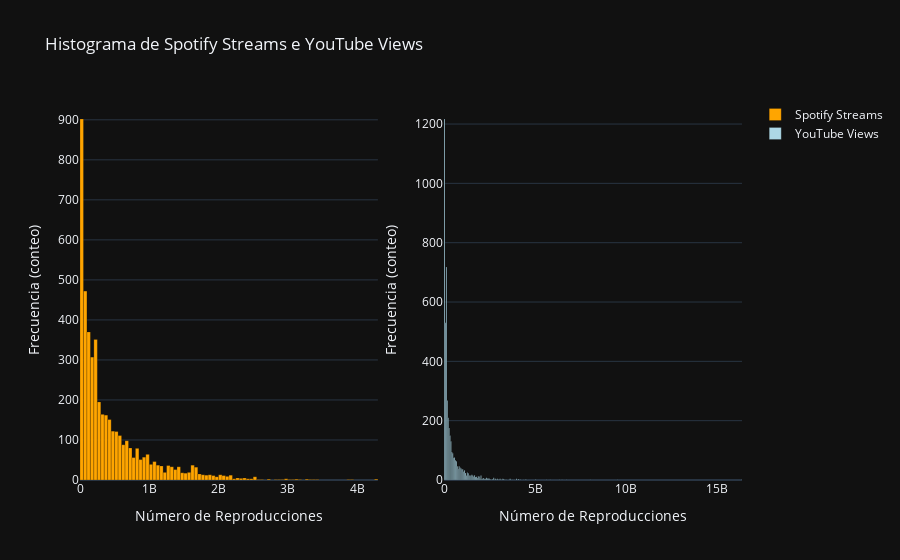

The notebook cell saved with this chart:
### Markdown cell above
### 2. Visualizing Data Distributions

### Code cell
fig = make_subplots(rows = 1, cols = 2)
columns = ["Spotify Streams", "YouTube Views"]
colors = ["orange", "lightblue"]

for index, column in enumerate(columns):
    fig.add_trace(
        go.Histogram(
            x = spotify_d_clean[column],
            marker = dict(
                color = colors[index],
                line = dict(
                    color = "black",
                    width = 0.2
                )
            ),
            name = column
        ),
        row = 1, col = index + 1,
        
    )

    fig.update_xaxes(
        title = "Número de Reproducciones",
        row = 1, col = index + 1
    )

    fig.update_yaxes(
        title = "Frecuencia (conteo)",
        row = 1, col = index + 1
    )

fig.update_layout(
    template = "plotly_dark",
    title = "Histograma de Spotify Streams e YouTube Views",
)
fig.show()

### Figure 1 — Plotly figure (JSON) as saved in the notebook; plotly's stock layout.template omitted (floating-point values rounded to 4 significant figures; data arrays with more than 128 entries replaced by an {"elided": "..."} marker saying what was removed)
{"data": [{"marker": {"color": "orange", "line": {"color": "black", "width": 0.2}}, "name": "Spotify Streams", "type": "histogram", "x": {"elided": "4600 float values"}, "xaxis": "x", "yaxis": "y"}, {"marker": {"color": "lightblue", "line": {"color": "black", "width": 0.2}}, "name": "YouTube Views", "type": "histogram", "x": {"elided": "4600 float values"}, "xaxis": "x2", "yaxis": "y2"}], "layout": {"title": {"text": "Histograma de Spotify Streams e YouTube Views"}, "xaxis": {"anchor": "y", "domain": [0, 0.45], "title": {"text": "Número de Reproducciones"}}, "xaxis2": {"anchor": "y2", "domain": [0.55, 1], "title": {"text": "Número de Reproducciones"}}, "yaxis": {"anchor": "x", "domain": [0, 1], "title": {"text": "Frecuencia (conteo)"}}, "yaxis2": {"anchor": "x2", "domain": [0, 1], "title": {"text": "Frecuencia (conteo)"}}}}
